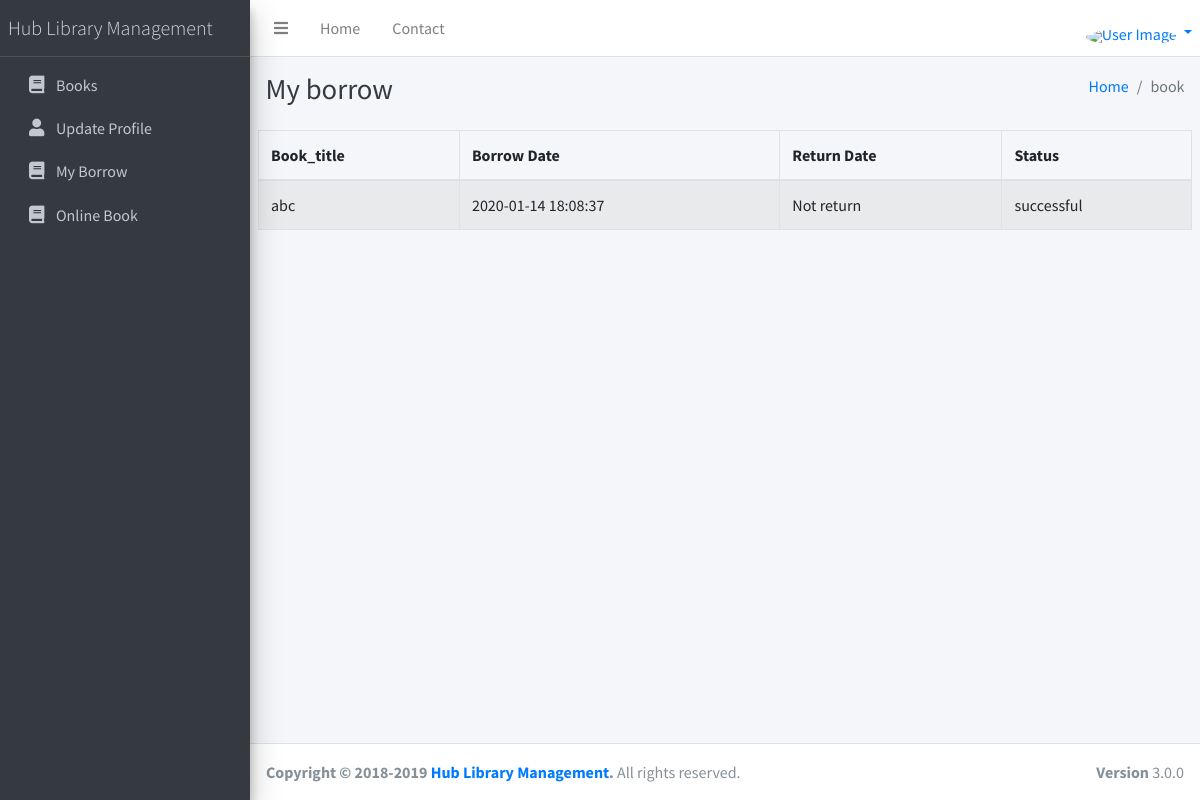
/User/myborrow.php, run on the app's committed database.
### tables this page shows
CREATE TABLE `book_issue` (
  `id` int(11) NOT NULL,
  `user_id` int(11) NOT NULL,
  `book_id` int(11) NOT NULL,
  `issue_date` timestamp NOT NULL DEFAULT current_timestamp(),
  `return_date` timestamp NULL DEFAULT NULL,
  `status` int(11) NOT NULL,
  `pending` int(11) NOT NULL DEFAULT 0
);

CREATE TABLE `books` (
  `id` int(11) NOT NULL,
  `book_name` varchar(255) NOT NULL,
  `writters` varchar(255) NOT NULL,
  `book_type` int(11) NOT NULL,
  `edition` varchar(40) NOT NULL,
  `shelf` int(11) NOT NULL,
  `quantity` int(11) NOT NULL,
  `pages` int(11) NOT NULL,
  `cover_photo` varchar(255) NOT NULL,
  `issuable` int(11) NOT NULL,
  `pending` int(11) NOT NULL DEFAULT 0
);

### User/myborrow.php (the view, shortened to what this page needs)
<?php
 include_once("layout/header.php");
 include_once("layout/sidebar.php");
 ?>
<div class="content-wrapper">
    <div class="content-header">
        <div class="container-fluid">
            <div class="row mb-2">
                <div class="col-sm-6">
                    <h1 class="m-0 text-dark">My borrow</h1>
                </div>
                <div class="col-sm-6">
                    <ol class="breadcrumb float-sm-right">
                        <li class="breadcrumb-item"><a href="#">Home</a></li>
                        <li class="breadcrumb-item active">book</li>
                    </ol>
                </div>
            </div>
        </div>
    </div>
    <section class="content">
        <table id="example1" class="table table-bordered table-striped">
            <thead>
                <tr>
                    <th>Book_title</th>
                    <th>Borrow Date</th>
                    <th>Return Date</th>
                    <th>Status</th>
                </tr>
            </thead>
            <tbody>
                <?php
      include_once('../db/run.php');
      $sql="SELECT b.book_name,bs.issue_date,bs.return_date,bs.status
      FROM book_issue as bs INNER JOIN books as b
      on bs.book_id=b.id
      ";
      $query=mysqli_query($con,$sql);
                if($query== true){
                while($info=mysqli_fetch_array($query)){ ?>
                <tr>
                    <td><?php echo $info['book_name']?></td>
                    <td><?php echo $info['issue_date']?></td>
                    <td><?php
                    if($info['return_date']==null){
                        echo 'Not return';
                    }else{
                        echo $info['return_date'];
                    }?> </td>
                    <td><?php
                    if($info['status']==0){
                        echo 'pending';
                    }elseif($info['status']==1){
                        echo 'successful';
                    }?></td>
                </tr>
                <?php }
      }
      ?>
            </tbody>
        </table>
    </section>
</div>
<?php
 include_once('layout/footer.php');
 ?>

### data on the page
book_issue: book.book_name "abc", issue_date "2020-01-14 18:08:37", shows "Not return", status "successful"
